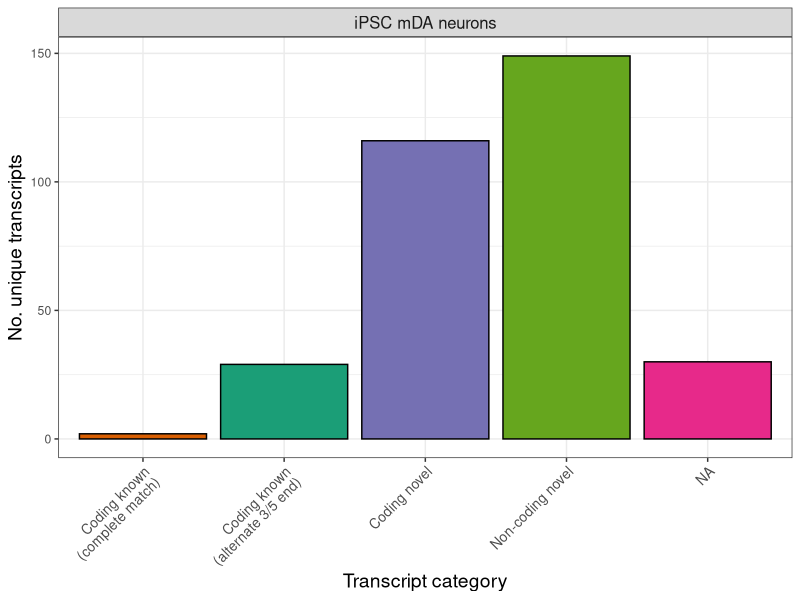
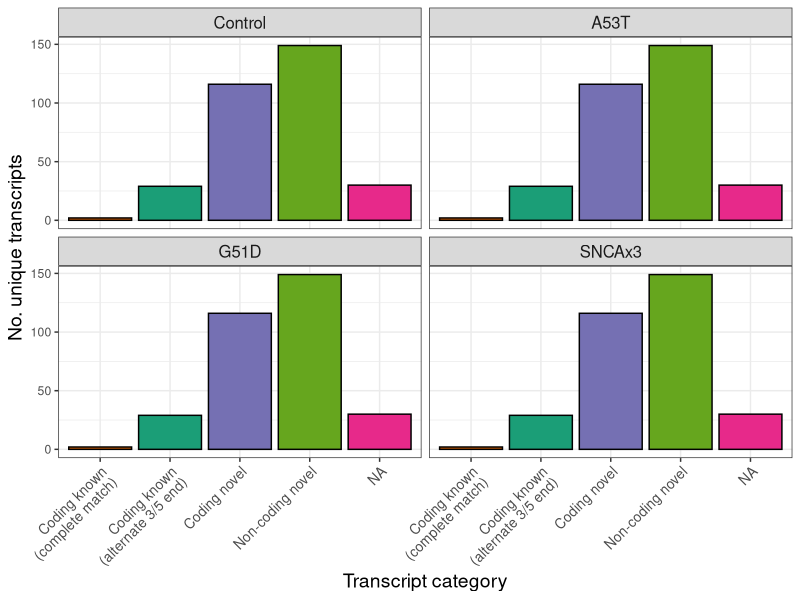

Source code (R) for these figures, in order:
# Load libraries ----------------------------------------------------------

library(tidyverse)
library(here)
library(ggforce)

# Load data ---------------------------------------------------------------

sqanti_class <-
  list(
    iPSC = read.table(here::here("docs", "iPSC", "SNCA_iPSC_classification_processed.txt"), header = TRUE, sep="\t"),
    Brain = read.table(here::here("docs", "Brain_regions", "SNCA_RFC1_classification_processed.txt"), header = TRUE, sep="\t")
  )

# Main --------------------------------------------------------------------

iPSC <-
  sqanti_class$iPSC %>% 
  rename_with(~paste0("", gsub("NFLR.Clontech_5p..|_3p", "", .)),
              starts_with('NFLR.Clontech_5p..')) %>% 
  
  # remove ASO samples
  dplyr::select(!ends_with("_M")) %>% 
  
  dplyr::select(isoform, 
                Isoform_class, 
                starts_with(c("045", "828", "829", "831", "C1", "C2", "C3", "C4"))) %>% 
  
  pivot_longer(!c(Isoform_class, isoform), names_to = "Sample", values_to = "count") %>%
  
  dplyr::mutate(Genotype = case_when(grepl("045", Sample) ~ "G51D",
                                     grepl("828|829", Sample) ~ "A53T",
                                     grepl("831", Sample) ~ "SNCAx3",
                                     grepl("C1|C2|C3|C4", Sample) ~ "Control"))



## Unique transcripts
iPSC_transcripts_plot <-
  iPSC %>% 
  select(!c(Sample, count, Genotype)) %>%
  unique() %>%
  dplyr::mutate(Tissue = "iPSC mDA neurons") %>% 
  
  ggplot(aes(x = factor(Isoform_class, 
                        levels = c("Coding known (complete match)",
                                   "Coding known (alternate 3/5 end)",
                                   "Coding novel",
                                   "Non-coding novel"))
             , fill = Isoform_class)) +
  geom_bar(show.legend = F, colour = "Black") +
  scale_fill_brewer(palette = "Dark2") +
  scale_x_discrete(labels = c("Coding known (alternate 3/5 end)" = "Coding known\n(alternate 3/5 end)",
                              "Coding known (complete match)" = "Coding known\n(complete match)")) +
  labs(y = "No. unique transcripts", x = "Transcript category") +
  facet_wrap(~ Tissue) +
  theme_bw() +
  theme(strip.text.x = element_text(size = 12),
        axis.title = element_text(size = 14),
        axis.text.x = element_text(angle = 45, 
                                   hjust=1,
                                   size = 10))



## Unique transcripts per genotype ##  
iPSC_transcripts_per_genotype_plot <-
  
  iPSC %>% 
  select(!c(Sample, count)) %>%
  unique() %>% 
  
  ggplot(aes(x = factor(Isoform_class, 
                        levels = c("Coding known (complete match)",
                                   "Coding known (alternate 3/5 end)",
                                   "Coding novel",
                                   "Non-coding novel"))
             , fill = Isoform_class)) +
  geom_bar(show.legend = F, colour = "Black") +
  scale_fill_brewer(palette = "Dark2") +
  scale_x_discrete(labels = c("Coding known (alternate 3/5 end)" = "Coding known\n(alternate 3/5 end)",
                              "Coding known (complete match)" = "Coding known\n(complete match)")) +
  labs(y = "No. unique transcripts", x = "Transcript category") +
  facet_wrap(~ factor(Genotype, levels = c("Control",
                                           "A53T",
                                           "G51D",
                                           "SNCAx3"))) +
  theme_bw() +
  theme(strip.text.x = element_text(size = 12),
        axis.title = element_text(size = 14),
        axis.text.x = element_text(angle = 45, 
                                   hjust=1,
                                   size = 10))

# Save data ---------------------------------------------------------------

ggsave(
  plot = iPSC_transcripts_plot, 
  filename = "iPSC_unique_transcripts_plot.png", 
  path = here::here("results"), 
  width = 5, 
  height = 5, 
  dpi = 600
)

ggsave(
  plot = iPSC_transcripts_per_genotype_plot, 
  filename = "iPSC_unique_transcripts_per_genotype_plot.png", 
  path = here::here("results"), 
  width = 6, 
  height = 5, 
  dpi = 600
)
